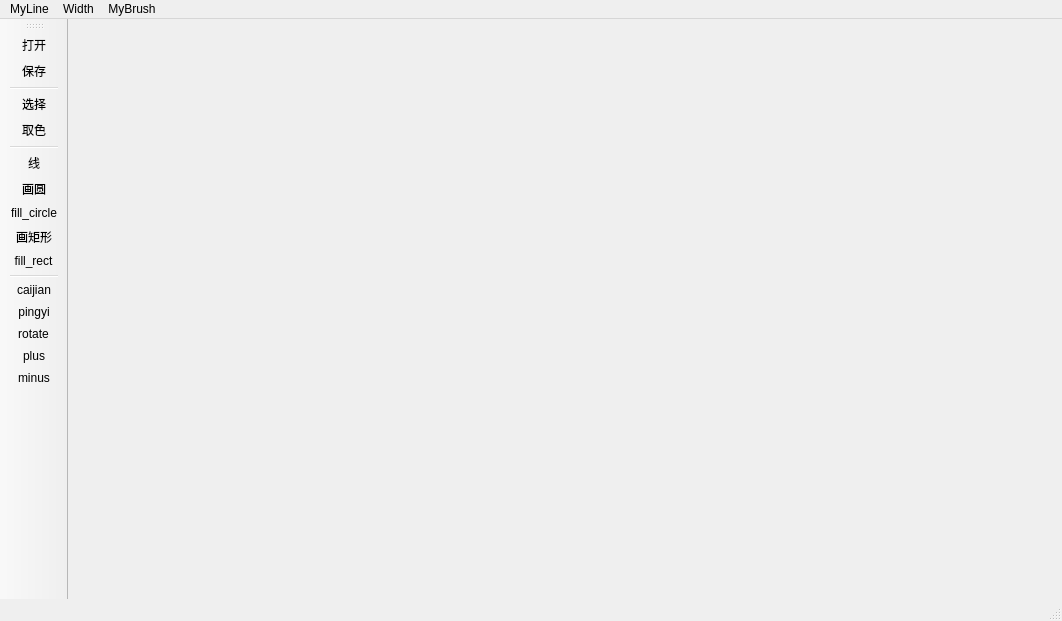
<?xml version="1.0" encoding="UTF-8"?>
<ui version="4.0">
 <class>MainWindow</class>
 <widget class="QMainWindow" name="MainWindow">
  <property name="geometry">
   <rect>
    <x>0</x>
    <y>0</y>
    <width>1062</width>
    <height>621</height>
   </rect>
  </property>
  <property name="windowTitle">
   <string>MainWindow</string>
  </property>
  <widget class="QWidget" name="centralwidget">
   <widget class="QWidget" name="gridLayoutWidget">
    <property name="geometry">
     <rect>
      <x>0</x>
      <y>10</y>
      <width>751</width>
      <height>571</height>
     </rect>
    </property>
    <layout class="QGridLayout" name="gridLayout"/>
   </widget>
   <widget class="QWidget" name="gridLayoutWidget_2">
    <property name="geometry">
     <rect>
      <x>760</x>
      <y>10</y>
      <width>71</width>
      <height>41</height>
     </rect>
    </property>
    <layout class="QGridLayout" name="colorboard"/>
   </widget>
  </widget>
  <widget class="QMenuBar" name="menubar">
   <property name="geometry">
    <rect>
     <x>0</x>
     <y>0</y>
     <width>1062</width>
     <height>22</height>
    </rect>
   </property>
   <widget class="QMenu" name="menuMyBrush">
    <property name="title">
     <string>MyLine</string>
    </property>
    <addaction name="style1"/>
    <addaction name="style2"/>
    <addaction name="style3"/>
    <addaction name="style_outline"/>
   </widget>
   <widget class="QMenu" name="menuWidth">
    <property name="title">
     <string>Width</string>
    </property>
    <addaction name="action1"/>
    <addaction name="action2"/>
    <addaction name="action3"/>
    <addaction name="action4"/>
    <addaction name="action5"/>
   </widget>
   <widget class="QMenu" name="menuMyBrush_2">
    <property name="title">
     <string>MyBrush</string>
    </property>
    <addaction name="brushstyle0"/>
    <addaction name="brushstyle1"/>
    <addaction name="brushstyle2"/>
    <addaction name="brushstyle3"/>
   </widget>
   <addaction name="menuMyBrush"/>
   <addaction name="menuWidth"/>
   <addaction name="menuMyBrush_2"/>
  </widget>
  <widget class="QStatusBar" name="statusbar"/>
  <widget class="QToolBar" name="toolBar">
   <property name="windowTitle">
    <string>toolBar</string>
   </property>
   <attribute name="toolBarArea">
    <enum>LeftToolBarArea</enum>
   </attribute>
   <attribute name="toolBarBreak">
    <bool>false</bool>
   </attribute>
   <addaction name="open_action"/>
   <addaction name="save_action"/>
   <addaction name="separator"/>
   <addaction name="choose_action"/>
   <addaction name="color_action"/>
   <addaction name="separator"/>
   <addaction name="line_action"/>
   <addaction name="circle_action"/>
   <addaction name="fill_circle_action"/>
   <addaction name="rec_action"/>
   <addaction name="fill_rect_action"/>
   <addaction name="separator"/>
   <addaction name="caijian_action"/>
   <addaction name="pingyi_action"/>
   <addaction name="rotate_action"/>
   <addaction name="actionplus"/>
   <addaction name="actionminus"/>
  </widget>
  <action name="choose_action">
   <property name="icon">
    <iconset>
     <normaloff>Icon/arrow.png</normaloff>Icon/arrow.png</iconset>
   </property>
   <property name="text">
    <string>选择</string>
   </property>
  </action>
  <action name="open_action">
   <property name="icon">
    <iconset>
     <normaloff>Icon/Folder.png</normaloff>Icon/Folder.png</iconset>
   </property>
   <property name="text">
    <string>打开</string>
   </property>
   <property name="toolTip">
    <string>新建</string>
   </property>
  </action>
  <action name="save_action">
   <property name="icon">
    <iconset>
     <normaloff>Icon/saving.png</normaloff>Icon/saving.png</iconset>
   </property>
   <property name="text">
    <string>保存</string>
   </property>
  </action>
  <action name="color_action">
   <property name="icon">
    <iconset>
     <normaloff>Icon/board.png</normaloff>Icon/board.png</iconset>
   </property>
   <property name="text">
    <string>取色</string>
   </property>
  </action>
  <action name="line_action">
   <property name="icon">
    <iconset>
     <normaloff>Icon/drawLine.png</normaloff>Icon/drawLine.png</iconset>
   </property>
   <property name="text">
    <string>线</string>
   </property>
   <property name="toolTip">
    <string>画线</string>
   </property>
  </action>
  <action name="circle_action">
   <property name="icon">
    <iconset>
     <normaloff>Icon/drawCircle.png</normaloff>Icon/drawCircle.png</iconset>
   </property>
   <property name="text">
    <string>画圆</string>
   </property>
  </action>
  <action name="rec_action">
   <property name="icon">
    <iconset>
     <normaloff>Icon/drawRect.png</normaloff>Icon/drawRect.png</iconset>
   </property>
   <property name="text">
    <string>画矩形</string>
   </property>
  </action>
  <action name="curve_action">
   <property name="icon">
    <iconset>
     <normaloff>Icon/drawCurve.png</normaloff>Icon/drawCurve.png</iconset>
   </property>
   <property name="text">
    <string>curve</string>
   </property>
  </action>
  <action name="actionplus">
   <property name="icon">
    <iconset>
     <normaloff>Icon/plus.png</normaloff>Icon/plus.png</iconset>
   </property>
   <property name="text">
    <string>plus</string>
   </property>
  </action>
  <action name="actionminus">
   <property name="icon">
    <iconset>
     <normaloff>Icon/minus.png</normaloff>Icon/minus.png</iconset>
   </property>
   <property name="text">
    <string>minus</string>
   </property>
  </action>
  <action name="pingyi_action">
   <property name="icon">
    <iconset>
     <normaloff>Icon/Move.png</normaloff>Icon/Move.png</iconset>
   </property>
   <property name="text">
    <string>pingyi</string>
   </property>
  </action>
  <action name="rotate_action">
   <property name="icon">
    <iconset>
     <normaloff>Icon/Rotate.png</normaloff>Icon/Rotate.png</iconset>
   </property>
   <property name="text">
    <string>rotate</string>
   </property>
  </action>
  <action name="caijian_action">
   <property name="icon">
    <iconset>
     <normaloff>Icon/ChooseRect.png</normaloff>Icon/ChooseRect.png</iconset>
   </property>
   <property name="text">
    <string>caijian</string>
   </property>
  </action>
  <action name="style1">
   <property name="text">
    <string>DashLine</string>
   </property>
  </action>
  <action name="style2">
   <property name="text">
    <string>Custom_DL</string>
   </property>
  </action>
  <action name="style3">
   <property name="text">
    <string>DotLine</string>
   </property>
  </action>
  <action name="action1">
   <property name="text">
    <string>1</string>
   </property>
  </action>
  <action name="action2">
   <property name="text">
    <string>2</string>
   </property>
  </action>
  <action name="action3">
   <property name="text">
    <string>3</string>
   </property>
  </action>
  <action name="action4">
   <property name="text">
    <string>4</string>
   </property>
  </action>
  <action name="action5">
   <property name="text">
    <string>5</string>
   </property>
  </action>
  <action name="style_outline">
   <property name="text">
    <string>SolideLine</string>
   </property>
  </action>
  <action name="brush_action">
   <property name="icon">
    <iconset>
     <normaloff>Icon/brush.png</normaloff>Icon/brush.png</iconset>
   </property>
   <property name="text">
    <string>brush</string>
   </property>
  </action>
  <action name="fill_rect_action">
   <property name="icon">
    <iconset>
     <normaloff>Icon/drawFilledRect.png</normaloff>Icon/drawFilledRect.png</iconset>
   </property>
   <property name="text">
    <string>fill_rect</string>
   </property>
  </action>
  <action name="fill_circle_action">
   <property name="icon">
    <iconset>
     <normaloff>Icon/fill_circle.png</normaloff>Icon/fill_circle.png</iconset>
   </property>
   <property name="text">
    <string>fill_circle</string>
   </property>
  </action>
  <action name="brushstyle0">
   <property name="text">
    <string>SolidPattern</string>
   </property>
  </action>
  <action name="brushstyle1">
   <property name="text">
    <string>HorPattern</string>
   </property>
  </action>
  <action name="brushstyle2">
   <property name="text">
    <string>BDiagPattern</string>
   </property>
  </action>
  <action name="brushstyle3">
   <property name="text">
    <string>Dense1Pattern</string>
   </property>
  </action>
  <action name="brushstyle4">
   <property name="text">
    <string>RadialGradientPattern</string>
   </property>
  </action>
 </widget>
 <resources>
  <include location="img_rcc.qrc"/>
 </resources>
 <connections/>
</ui>
